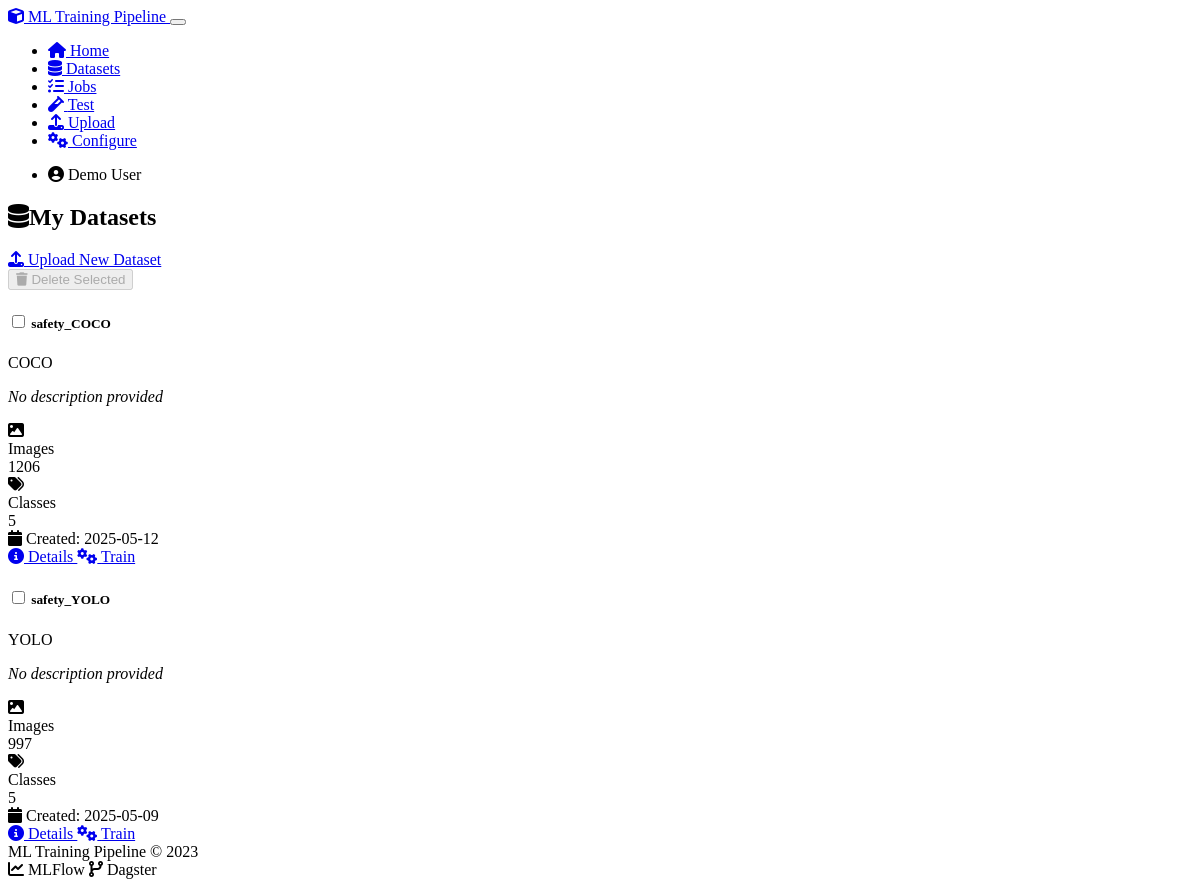
Before: /datasets with the older database file.
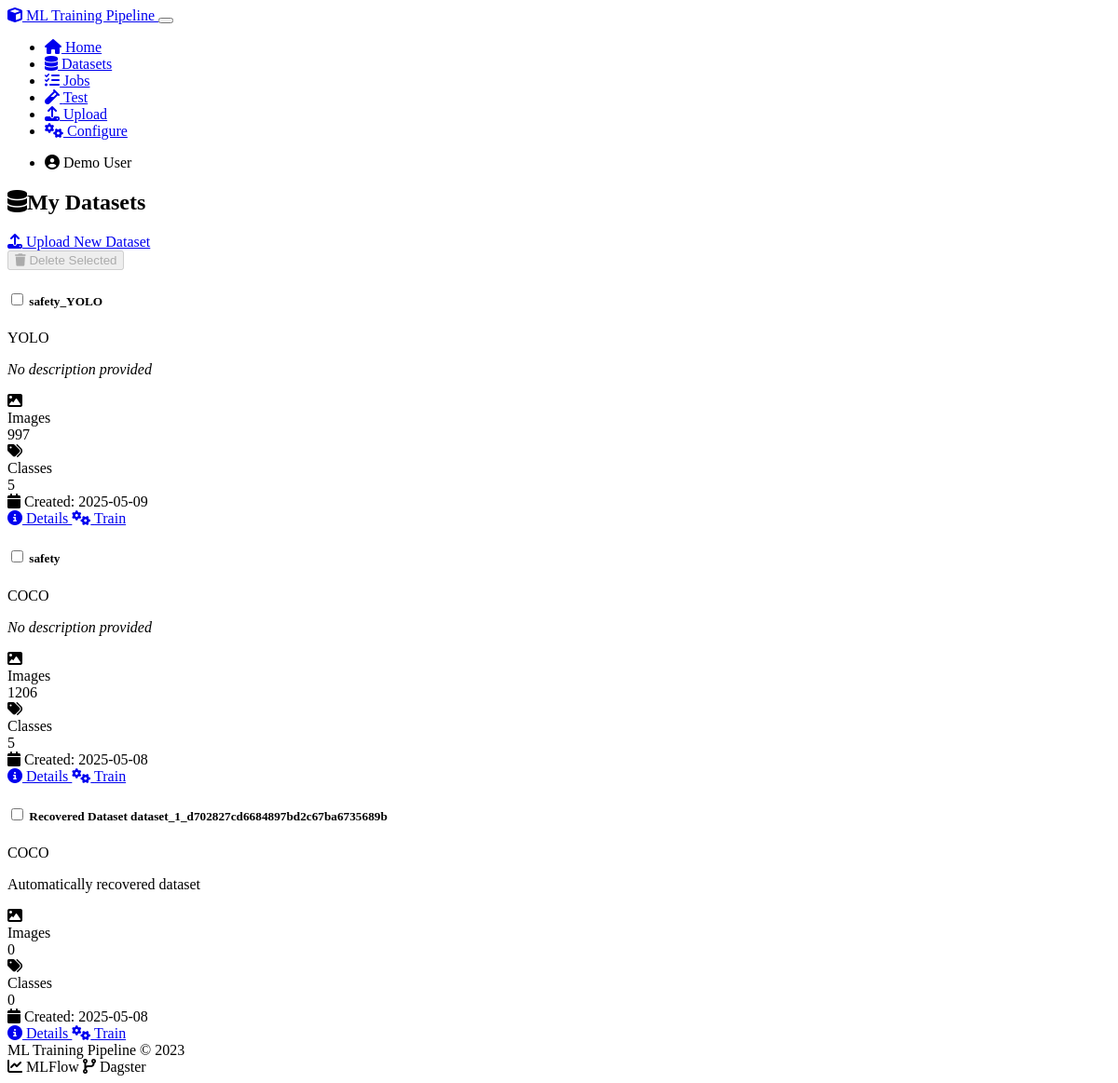
After: the same page with the newer database file.
### models.py (models this page shows, shortened)
class Dataset(db.Model):
    id = db.Column(db.Integer, primary_key=True)
    name = db.Column(db.String(120), nullable=False)
    description = db.Column(db.Text)
    data_path = db.Column(db.String(256), nullable=False)
    format_type = db.Column(db.String(20), nullable=False)  # COCO, YOLO, VOC, etc.
    class_names = db.Column(db.Text)  # JSON-serialized list of class names
    image_count = db.Column(db.Integer, default=0)
    created_at = db.Column(db.DateTime, default=datetime.utcnow)
    user_id = db.Column(db.Integer, db.ForeignKey('user.id'), nullable=False)
    training_jobs = db.relationship('TrainingJob', backref='dataset', lazy='dynamic')
    def get_class_names(self):
        if self.class_names:
            return json.loads(self.class_names)
        return []

### routes.py (the view, shortened to what this page needs)
    @app.route('/datasets')
    def list_datasets():
        user_id = ensure_default_user()
        datasets = Dataset.query.filter_by(user_id=user_id).order_by(Dataset.created_at.desc()).all()
        logger.info(f"Found {len(datasets)} datasets for user_id {user_id}")
        return render_template('datasets.html', title='My Datasets', datasets=datasets)

### routes.py (called while the page is built, shortened)
def ensure_default_user():
    default_user = User.query.filter_by(id=1).first()
    return default_user.id

### templates/datasets.html (shortened to what this page needs)
{% extends "layout.html" %}
{% block content %}
<div class="row">
    <div class="col-md-12">
        <div class="d-flex justify-content-between align-items-center mb-4">
            <h2><i class="fas fa-database me-2"></i>My Datasets</h2>
            <a href="{{ url_for('upload_dataset') }}" class="btn btn-primary">
                <i class="fas fa-upload me-1"></i> Upload New Dataset
            </a>
        </div>
        {% if datasets %}
            <form method="POST" action="{{ url_for('delete_datasets') }}">
            <div class="mb-3">
                <button type="button" class="btn btn-danger" id="delete-selected-datasets" disabled>
                    <i class="fas fa-trash me-1"></i> Delete Selected
                </button>
            </div>
            <div class="row">
                {% for dataset in datasets %}
                <div class="col-md-6 mb-4">
                    <div class="card h-100">
                        <div class="card-header d-flex justify-content-between align-items-center">
                            <h5 class="mb-0">
                                <input type="checkbox" class="dataset-checkbox me-2" name="dataset_ids" value="{{ dataset.id }}">
                                {{ dataset.name }}
                            </h5>
                            <span class="badge bg-primary">{{ dataset.format_type.upper() }}</span>
                        </div>
                        <div class="card-body">
                            <div class="mb-3">
                                <p class="mb-1">
                                    {% if dataset.description %}
                                        {{ dataset.description }}
                                    {% else %}
                                        <span class="text-muted"><em>No description provided</em></span>
                                    {% endif %}
                                </p>
                            </div>
                            <div class="row mb-3">
                                <div class="col-6">
                                    <div class="d-flex align-items-center">
                                        <i class="fas fa-image me-2 text-primary"></i>
                                        <div>
                                            <div class="small text-muted">Images</div>
                                            <div>{{ dataset.image_count }}</div>
                                        </div>
                                    </div>
                                </div>
                                <div class="col-6">
                                    <div class="d-flex align-items-center">
                                        <i class="fas fa-tags me-2 text-success"></i>
                                        <div>
                                            <div class="small text-muted">Classes</div>
                                            <div>{{ dataset.get_class_names()|length }}</div>
                                        </div>
                                    </div>
                                </div>
                            </div>
                            <div class="small text-muted">
                                <i class="fas fa-calendar me-1"></i> Created: {{ dataset.created_at.strftime('%Y-%m-%d') }}
                            </div>
                        </div>
                        <div class="card-footer">
                            <div class="d-flex justify-content-between">
                                <a href="{{ url_for('view_dataset', dataset_id=dataset.id) }}" class="btn btn-outline-primary">
                                    <i class="fas fa-info-circle me-1"></i> Details
                                </a>
                                <a href="{{ url_for('configure_training', model_type='yolo', dataset_id=dataset.id) }}" class="btn btn-outline-success">
                                    <i class="fas fa-cogs me-1"></i> Train
                                </a>
                            </div>
                        </div>
                    </div>
                </div>
                {% endfor %}
            </div>
            </form>
        {% endif %}
    </div>
</div>
{% endblock %}

### templates/layout.html (shortened to what this page needs)
<!DOCTYPE html>
<html lang="en" data-bs-theme="dark">
<head>
    <link rel="stylesheet" href="https://cdn.replit.com/agent/bootstrap-agent-dark-theme.min.css">
    <link rel="stylesheet" href="https://cdnjs.cloudflare.com/ajax/libs/font-awesome/6.4.0/css/all.min.css">
    <link rel="stylesheet" href="{{ url_for('static', filename='css/custom.css') }}">
</head>
<body>
    <nav class="navbar navbar-expand-lg navbar-dark bg-dark">
        <div class="container">
            <a class="navbar-brand" href="{{ url_for('index') }}">
                <i class="fas fa-cube me-2"></i>
                ML Training Pipeline
            </a>
            <button class="navbar-toggler" type="button" data-bs-toggle="collapse" data-bs-target="#navbarNav" aria-controls="navbarNav" aria-expanded="false" aria-label="Toggle navigation">
            </button>
            <div class="collapse navbar-collapse" id="navbarNav">
                <ul class="navbar-nav me-auto">
                    <li class="nav-item">
                        <a class="nav-link {% if request.path == url_for('index') %}active{% endif %}" href="{{ url_for('index') }}">
                            <i class="fas fa-home me-1"></i> Home
                        </a>
                    </li>
                    <li class="nav-item">
                        <a class="nav-link {% if '/datasets' in request.path %}active{% endif %}" href="{{ url_for('list_datasets') }}">
                            <i class="fas fa-database me-1"></i> Datasets
                        </a>
                    </li>
                    <li class="nav-item">
                        <a class="nav-link {% if '/jobs' in request.path %}active{% endif %}" href="{{ url_for('list_jobs') }}">
                            <i class="fas fa-tasks me-1"></i> Jobs
                        </a>
                    </li>
                    <li class="nav-item">
                        <a class="nav-link" href="{{ url_for('test_model') }}">
                            <i class="fas fa-vial"></i> Test
                        </a>
                    </li>
                    <li class="nav-item">
                        <a class="nav-link {% if '/upload' in request.path %}active{% endif %}" href="{{ url_for('upload_dataset') }}">
                            <i class="fas fa-upload me-1"></i> Upload
                        </a>
                    </li>
                    <li class="nav-item">
                        <a class="nav-link {% if '/configure' in request.path %}active{% endif %}" href="{{ url_for('configure_training') }}">
                            <i class="fas fa-cogs me-1"></i> Configure
                        </a>
                    </li>
                </ul>
                <ul class="navbar-nav">
                    <li class="nav-item">
                        <span class="nav-link">
                            <i class="fas fa-user-circle me-1"></i> Demo User
                        </span>
                    </li>
                </ul>
            </div>
        </div>
    </nav>
    <div class="container mt-4">
        {% block content %}{% endblock %}
    </div>
    <footer class="footer mt-5 py-3 bg-dark">
        <div class="container">
            <div class="d-flex justify-content-between align-items-center">
                <span class="text-muted">ML Training Pipeline © 2023</span>
                <div>
                    <span class="text-muted me-3">
                        <i class="fas fa-chart-line me-1"></i> MLFlow
                    </span>
                    <span class="text-muted">
                        <i class="fas fa-code-branch me-1"></i> Dagster
                    </span>
                </div>
            </div>
        </div>
    </footer>
</body>
</html>

Changed rows visible on the page:
removed Dataset: name "safety_COCO", format_type "COCO", description "No description provided", image_count "1206", get_class_names|length "5", created_at "2025-05-12"
added Dataset: name "safety", format_type "COCO", description "No description provided", image_count "1206", get_class_names|length "5", created_at "2025-05-08"
added Dataset: name "Recovered Dataset dataset_1_d702827cd6684897bd2c67ba6735689b", format_type "COCO", description "Automatically recovered dataset", image_count "0", get_class_names|length "0", created_at "2025-05-08"
